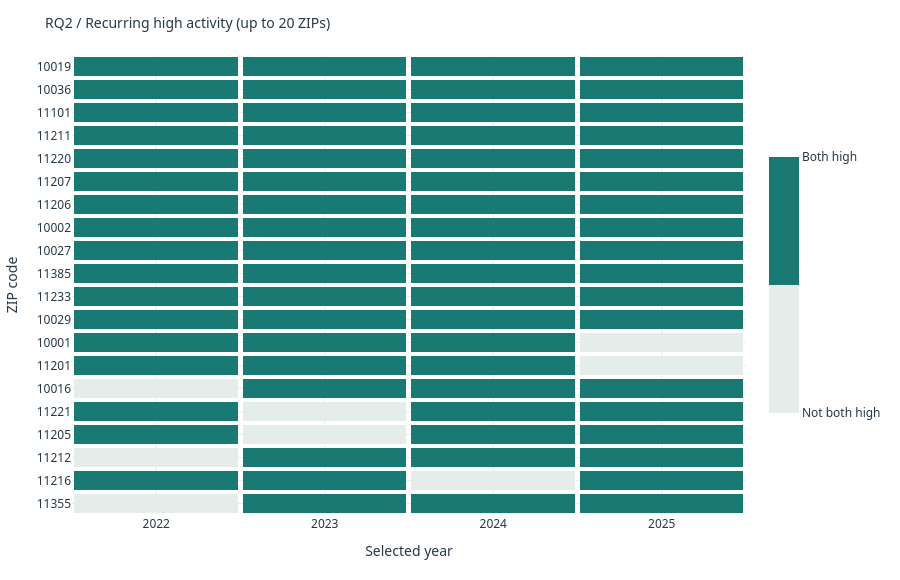

The cell this chart's notebook holds for it:
### Markdown cell above
## 4. RQ2 - Which ZIPs repeatedly meet both high-filing and high-crash thresholds?
For each year, separately compare filings and serious crashes to their annual citywide 75th-percentile thresholds. A cell is high only when **both** positive measures meet their thresholds.

The heatmap shows up to 20 ZIPs ordered by high-activity years, then total filings and ZIP. Pale cells are not jointly high; blank cells are unknown or absent. A recurring ZIP meets both conditions in at least two selected years. Changing the selected years changes the recurrence window, not the underlying annual benchmarks.

### Code cell
figure_rq2 = recurrence_figure(report)
figure_rq2.show(renderer="plotly_mimetype")
recurring = report.recurrence[report.recurrence["joint_years"] >= 2]
display(Markdown(
    f"**Finding:** **{len(recurring)} ZIPs** meet both high-activity thresholds in at least two years. "
    "The table gives the actual counts and observed years. Repeated co-occurrence is a screening signal, not causal evidence."
))
display(report.recurrence.head(20))

### Figure 1 — Plotly figure (JSON) as saved in the notebook; plotly's stock layout.template omitted (floating-point values rounded to 4 significant figures)
{"data": [{"colorbar": {"len": 0.6, "ticktext": ["Not both high", "Both high"], "tickvals": [0, 1]}, "colorscale": [[0, "#e5edeb"], [0.499, "#e5edeb"], [0.5, "#187a73"], [1, "#187a73"]], "customdata": [["Both high", "Both high", "Both high", "Both high"], ["Both high", "Both high", "Both high", "Both high"], ["Both high", "Both high", "Both high", "Both high"], ["Both high", "Both high", "Both high", "Both high"], ["Both high", "Both high", "Both high", "Both high"], ["Both high", "Both high", "Both high", "Both high"], ["Both high", "Both high", "Both high", "Both high"], ["Both high", "Both high", "Both high", "Both high"], ["Both high", "Both high", "Both high", "Both high"], ["Both high", "Both high", "Both high", "Both high"], ["Both high", "Both high", "Both high", "Both high"], ["Both high", "Both high", "Both high", "Both high"], ["Both high", "Both high", "Both high", "Not both high"], ["Both high", "Both high", "Both high", "Not both high"], ["Not both high", "Both high", "Both high", "Both high"], ["Both high", "Not both high", "Both high", "Both high"], ["Both high", "Not both high", "Both high", "Both high"], ["Not both high", "Both high", "Both high", "Both high"], ["Both high", "Both high", "Not both high", "Both high"], ["Not both high", "Both high", "Both high", "Both high"]], "hovertemplate": "ZIP %{y}<br>Year %{x}<br>%{customdata}<extra></extra>", "type": "heatmap", "x": ["2022", "2023", "2024", "2025"], "xgap": 5, "y": ["10019", "10036", "11101", "11211", "11220", "11207", "11206", "10002", "10027", "11385", "11233", "10029", "10001", "11201", "10016", "11221", "11205", "11212", "11216", "11355"], "ygap": 4, "z": [[1.0, 1.0, 1.0, 1.0], [1.0, 1.0, 1.0, 1.0], [1.0, 1.0, 1.0, 1.0], [1.0, 1.0, 1.0, 1.0], [1.0, 1.0, 1.0, 1.0], [1.0, 1.0, 1.0, 1.0], [1.0, 1.0, 1.0, 1.0], [1.0, 1.0, 1.0, 1.0], [1.0, 1.0, 1.0, 1.0], [1.0, 1.0, 1.0, 1.0], [1.0, 1.0, 1.0, 1.0], [1.0, 1.0, 1.0, 1.0], [1.0, 1.0, 1.0, 0.0], [1.0, 1.0, 1.0, 0.0], [0.0, 1.0, 1.0, 1.0], [1.0, 0.0, 1.0, 1.0], [1.0, 0.0, 1.0, 1.0], [0.0, 1.0, 1.0, 1.0], [1.0, 1.0, 0.0, 1.0], [0.0, 1.0, 1.0, 1.0]], "zmax": 1, "zmin": 0}], "layout": {"font": {"color": "#253847", "family": "Segoe UI, Arial, sans-serif", "size": 12}, "height": 580, "hoverlabel": {"bgcolor": "white"}, "legend": {"orientation": "h", "x": 0, "y": -0.22}, "margin": {"b": 65, "l": 60, "r": 30, "t": 55}, "paper_bgcolor": "rgba(0,0,0,0)", "plot_bgcolor": "rgba(0,0,0,0)", "title": {"font": {"size": 14}, "text": "RQ2 / Recurring high activity (up to 20 ZIPs)"}, "xaxis": {"gridcolor": "#e8ecec", "title": {"text": "Selected year"}, "type": "category", "zeroline": false}, "yaxis": {"autorange": "reversed", "gridcolor": "#e8ecec", "tickmode": "array", "tickvals": ["10019", "10036", "11101", "11211", "11220", "11207", "11206", "10002", "10027", "11385", "11233", "10029", "10001", "11201", "10016", "11221", "11205", "11212", "11216", "11355"], "title": {"text": "ZIP code"}, "type": "category", "zeroline": false}}}
